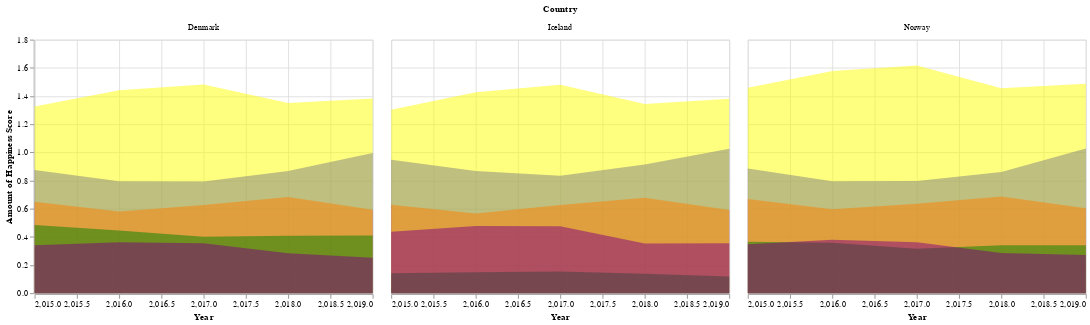

Here is the notebook cell this chart was saved with:
### Markdown cell above
Interesting! Over the past 5 years, the happiest self-ranked countries were  Canada, Denmark, Finaland, Iceland, the Netherlands, Norway and Switzerland! Denmark, Iceland and Norway appear in the top 5 ranking for every year. Lets investigate what contributes the most to their happiness score.

### Code cell
base=(alt.Chart(happiest_c_2015_2_2).mark_area(opacity=0.3).encode(
     alt.X('Year'), alt.Y(title=None)
    ))


chart2= alt.layer(
    base.mark_area(color='blue',opacity=0.5).encode(y=alt.Y('Health (Life Expectancy)', title="Amount of Happiness Score")),
    base.mark_area(color='red',opacity=0.5).encode(y='Freedom'),
    base.mark_area(color='yellow',opacity=0.5).encode(y='Economy (GDP per Capita)'),
    base.mark_area(color='green',opacity=0.5).encode(y='Trust (Government Corruption)'),
    base.mark_area(color='purple',opacity=0.5).encode(y='Generosity')
).facet(
    facet='Country')

chart2

### Figure 1 — Vega-Lite specification as saved in the notebook (floating-point values rounded to 4 significant figures)
{"config": {"view": {"continuousWidth": 400, "continuousHeight": 300}}, "data": {"name": "data-7207efca71d75b9f120676b69c0b8d83"}, "facet": {"type": "nominal", "field": "Country"}, "spec": {"layer": [{"mark": {"type": "area", "color": "blue", "opacity": 0.5}, "encoding": {"x": {"type": "quantitative", "field": "Year"}, "y": {"type": "quantitative", "field": "Health (Life Expectancy)", "title": "Amount of Happiness Score"}}}, {"mark": {"type": "area", "color": "red", "opacity": 0.5}, "encoding": {"x": {"type": "quantitative", "field": "Year"}, "y": {"type": "quantitative", "field": "Freedom"}}}, {"mark": {"type": "area", "color": "yellow", "opacity": 0.5}, "encoding": {"x": {"type": "quantitative", "field": "Year"}, "y": {"type": "quantitative", "field": "Economy (GDP per Capita)"}}}, {"mark": {"type": "area", "color": "green", "opacity": 0.5}, "encoding": {"x": {"type": "quantitative", "field": "Year"}, "y": {"type": "quantitative", "field": "Trust (Government Corruption)"}}}, {"mark": {"type": "area", "color": "purple", "opacity": 0.5}, "encoding": {"x": {"type": "quantitative", "field": "Year"}, "y": {"type": "quantitative", "field": "Generosity"}}}]}, "$schema": "https://vega.github.io/schema/vega-lite/v4.8.1.json", "datasets": {"data-7207efca71d75b9f120676b69c0b8d83": [{"Country": "Iceland", "Happiness Rank": 2, "Happiness Score": 7.561, "Economy (GDP per Capita)": 1.302, "Family": 1.402, "Health (Life Expectancy)": 0.9478, "Freedom": 0.6288, "Trust (Government Corruption)": 0.1414, "Generosity": 0.4363, "Dystopia Residual": 2.702, "Year": 2015, "Social support": null}, {"Country": "Denmark", "Happiness Rank": 3, "Happiness Score": 7.527, "Economy (GDP per Capita)": 1.325, "Family": 1.361, "Health (Life Expectancy)": 0.8746, "Freedom": 0.6494, "Trust (Government Corruption)": 0.4836, "Generosity": 0.3414, "Dystopia Residual": 2.492, "Year": 2015, "Social support": null}, {"Country": "Norway", "Happiness Rank": 4, "Happiness Score": 7.522, "Economy (GDP per Capita)": 1.459, "Family": 1.331, "Health (Life Expectancy)": 0.8852, "Freedom": 0.6697, "Trust (Government Corruption)": 0.365, "Generosity": 0.347, "Dystopia Residual": 2.465, "Year": 2015, "Social support": null}, {"Country": "Denmark", "Happiness Rank": 1, "Happiness Score": 7.526, "Economy (GDP per Capita)": 1.442, "Family": 1.164, "Health (Life Expectancy)": 0.795, "Freedom": 0.5794, "Trust (Government Corruption)": 0.4445, "Generosity": 0.3617, "Dystopia Residual": 2.739, "Year": 2016, "Social support": null}, {"Country": "Iceland", "Happiness Rank": 3, "Happiness Score": 7.501, "Economy (GDP per Capita)": 1.427, "Family": 1.183, "Health (Life Expectancy)": 0.8673, "Freedom": 0.5662, "Trust (Government Corruption)": 0.1497, "Generosity": 0.4768, "Dystopia Residual": 2.831, "Year": 2016, "Social support": null}, {"Country": "Norway", "Happiness Rank": 4, "Happiness Score": 7.498, "Economy (GDP per Capita)": 1.577, "Family": 1.127, "Health (Life Expectancy)": 0.7958, "Freedom": 0.5961, "Trust (Government Corruption)": 0.3578, "Generosity": 0.379, "Dystopia Residual": 2.665, "Year": 2016, "Social support": null}, {"Country": "Norway", "Happiness Rank": 1, "Happiness Score": 7.537, "Economy (GDP per Capita)": 1.616, "Family": 1.534, "Health (Life Expectancy)": 0.7967, "Freedom": 0.6354, "Trust (Government Corruption)": 0.316, "Generosity": 0.362, "Dystopia Residual": 2.277, "Year": 2017, "Social support": null}, {"Country": "Denmark", "Happiness Rank": 2, "Happiness Score": 7.522, "Economy (GDP per Capita)": 1.482, "Family": 1.551, "Health (Life Expectancy)": 0.7926, "Freedom": 0.626, "Trust (Government Corruption)": 0.4008, "Generosity": 0.3553, "Dystopia Residual": 2.314, "Year": 2017, "Social support": null}, {"Country": "Iceland", "Happiness Rank": 3, "Happiness Score": 7.504, "Economy (GDP per Capita)": 1.481, "Family": 1.611, "Health (Life Expectancy)": 0.8336, "Freedom": 0.6272, "Trust (Government Corruption)": 0.1535, "Generosity": 0.4755, "Dystopia Residual": 2.323, "Year": 2017, "Social support": null}, {"Country": "Norway", "Happiness Rank": 2, "Happiness Score": 7.594, "Economy (GDP per Capita)": 1.456, "Family": null, "Health (Life Expectancy)": 0.861, "Freedom": 0.686, "Trust (Government Corruption)": 0.34, "Generosity": 0.286, "Dystopia Residual": null, "Year": 2018, "Social support": null}, {"Country": "Denmark", "Happiness Rank": 3, "Happiness Score": 7.555, "Economy (GDP per Capita)": 1.351, "Family": null, "Health (Life Expectancy)": 0.868, "Freedom": 0.683, "Trust (Government Corruption)": 0.408, "Generosity": 0.284, "Dystopia Residual": null, "Year": 2018, "Social support": null}, {"Country": "Iceland", "Happiness Rank": 4, "Happiness Score": 7.495, "Economy (GDP per Capita)": 1.343, "Family": null, "Health (Life Expectancy)": 0.914, "Freedom": 0.677, "Trust (Government Corruption)": 0.138, "Generosity": 0.353, "Dystopia Residual": null, "Year": 2018, "Social support": null}, {"Country": "Denmark", "Happiness Rank": 2, "Happiness Score": 7.6, "Economy (GDP per Capita)": 1.383, "Family": null, "Health (Life Expectancy)": 0.996, "Freedom": 0.592, "Trust (Government Corruption)": 0.41, "Generosity": 0.252, "Dystopia Residual": null, "Year": 2019, "Social support": 1.573}, {"Country": "Norway", "Happiness Rank": 3, "Happiness Score": 7.554, "Economy (GDP per Capita)": 1.488, "Family": null, "Health (Life Expectancy)": 1.028, "Freedom": 0.603, "Trust (Government Corruption)": 0.341, "Generosity": 0.271, "Dystopia Residual": null, "Year": 2019, "Social support": 1.582}, {"Country": "Iceland", "Happiness Rank": 4, "Happiness Score": 7.494, "Economy (GDP per Capita)": 1.38, "Family": null, "Health (Life Expectancy)": 1.026, "Freedom": 0.591, "Trust (Government Corruption)": 0.118, "Generosity": 0.354, "Dystopia Residual": null, "Year": 2019, "Social support": 1.624}]}}
